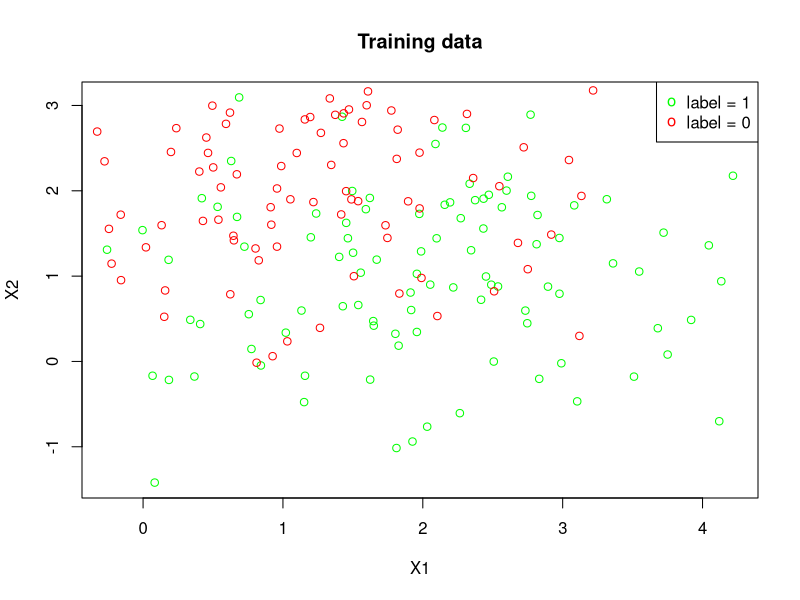

This figure's R source:
#question-4 

library(MASS)
library(ggplot2)

#generation of training data 

#train data - green labels
set.seed(2000)
mean1  =  t(c(2,1))
cov1   =  matrix(c(1,0,0,1),nrow=2)
green_train_data =  mvrnorm(100,mean1,cov1)
green_train_data =  data.frame(green_train_data)
green_train_data$label  =  1


#train data - red labels
set.seed(2000)
mean2  =  t(c(1,2))
cova2  =  matrix(c(1,0,0,1),nrow=2)
red_train_data  =  mvrnorm(100,mean2,cova2)
red_train_data  =  data.frame(red_train_data)
red_train_data$label  =  0


train_data  =  rbind(green_train_data,red_train_data)


#scatter plot of training data
plot(train_data[train_data$label == 1, "X1"] , train_data[train_data$label == 1, "X2"],
                     xlab='X1',ylab='X2',col="green")
par(new=TRUE)
points(train_data[train_data$label == 0, "X1"] ,train_data[train_data$label == 0, "X2"],
                    col="red")
title('Training data')
legend("topright",legend=c("label = 1","label = 0"), col=c("green","red"),pch = 'o')


#generation of test data 

#test data - green labels
set.seed(2014)
mean_t1  =  t(c(2,1))
cov_t1   =  matrix(c(1,0,0,1),nrow=2)
green_test_data =  mvrnorm(500,mean_t1,cov_t1)
green_test_data =  data.frame(green_test_data)
green_test_data$label  =  1


#test data - red labels
set.seed(2014)
mean_t2  =  t(c(1,2))
cova_t2  =  matrix(c(1,0,0,1),nrow=2)
red_test_data  =  mvrnorm(500,mean_t2,cova_t2)
red_test_data  =  data.frame(red_test_data)
red_test_data$label  =  0


test_data  =  rbind(green_test_data,red_test_data)
write.csv(test_data, file = "MyData.csv")

